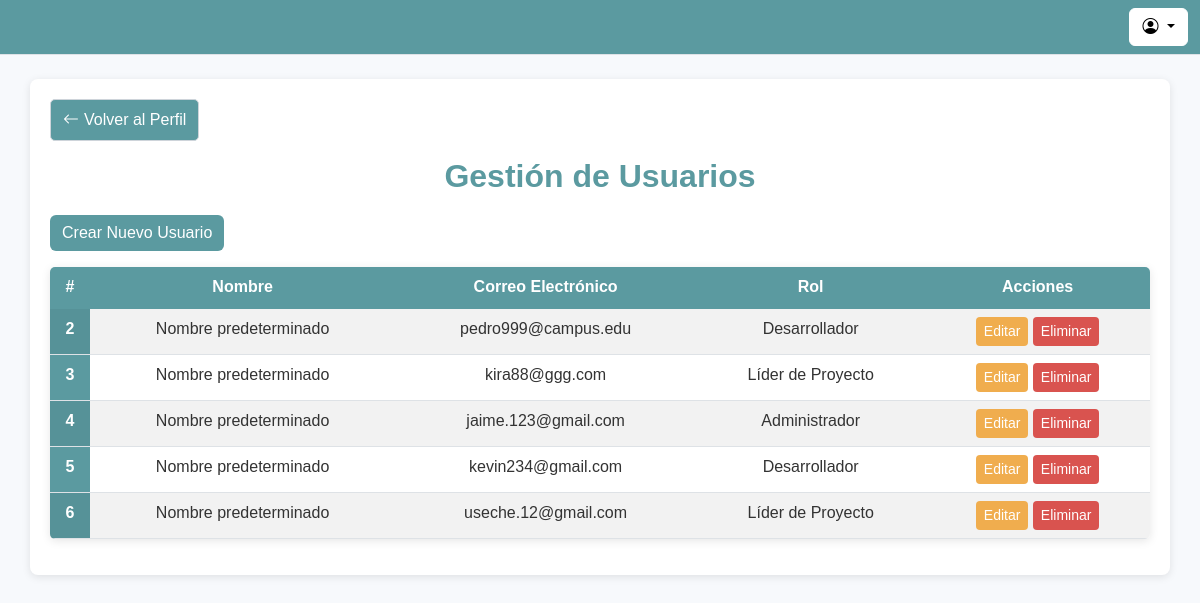
The page /gestion-usuarios/ on the database as committed earlier.
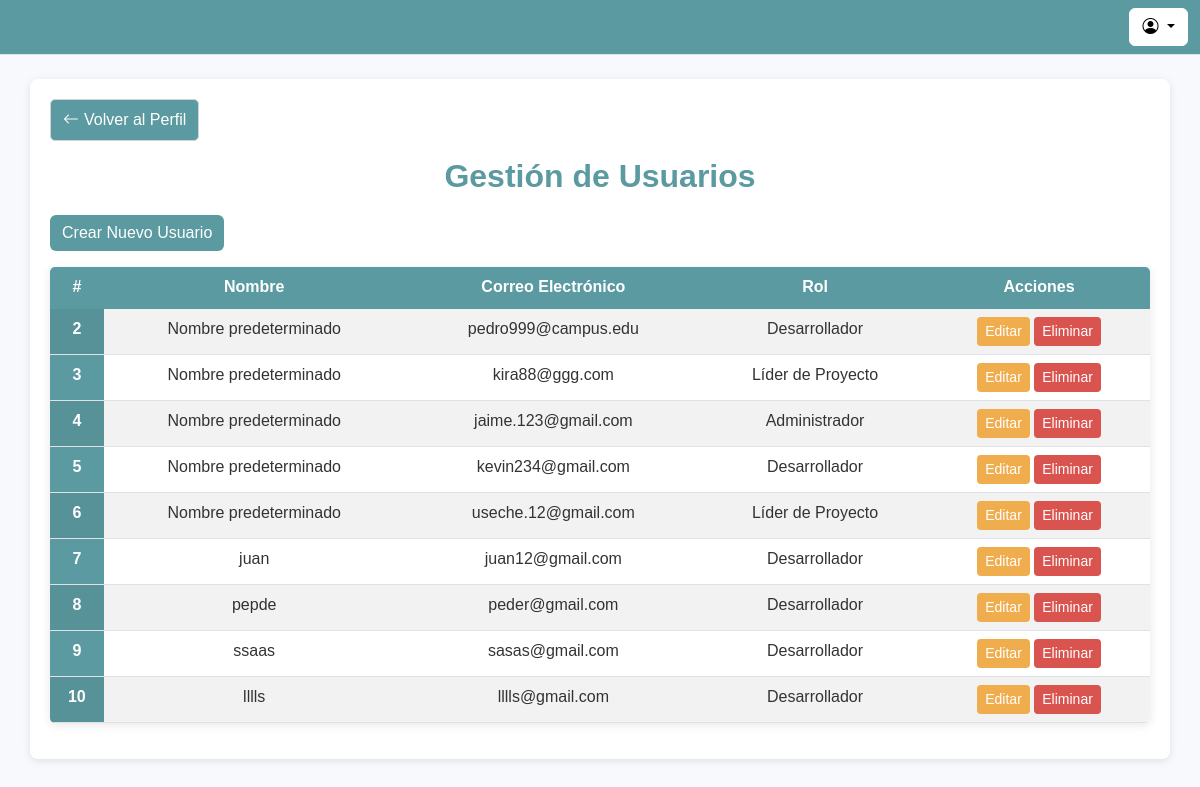
The same page on the database as committed later.
### project/models.py (models this page shows, shortened)
class Usuario(models.Model):
    ADMINISTRADOR = 'Administrador'
    LIDER_PROYECTO = 'Líder de Proyecto'
    DESARROLLADOR = 'Desarrollador'
    ROLES = [
        (ADMINISTRADOR, 'Administrador'),
        (LIDER_PROYECTO, 'Líder de Proyecto'),
        (DESARROLLADOR, 'Desarrollador'),
    ]
    id = models.AutoField(primary_key=True)
    nombre = models.CharField(max_length=100, default="Nombre predeterminado")
    correo_electronico = models.EmailField(unique=True)
    contrasena = models.CharField(max_length=255)
    rol = models.CharField(max_length=50, choices=ROLES, default=DESARROLLADOR)

### project/views.py (the view, shortened to what this page needs)
# urls.py: path('gestion-usuarios/', views.gestion_usuarios, name='gestion_usuarios'),
def gestion_usuarios(request):
    usuarios = Usuario.objects.all()
    return render(request, "gestion_usuarios.html", {"usuarios": usuarios})

### project/templates/gestion_usuarios.html (shortened to what this page needs)
{% load static %}
<!DOCTYPE html>
<html lang="es">
<head>
    <link href="https://cdn.jsdelivr.net/npm/bootstrap@5.3.3/dist/css/bootstrap.min.css" rel="stylesheet">
    <link href="https://cdn.jsdelivr.net/npm/bootstrap-icons/font/bootstrap-icons.css" rel="stylesheet">
    <link href="{% static 'css/gestion_usuarios.css' %}" rel="stylesheet">
</head>
<body>
    <nav class="navbar navbar-expand-lg navbar-light bg-light border-bottom">
        <div class="container-fluid">
            <div class="dropdown ms-auto">
                <button class="btn btn-secondary dropdown-toggle" type="button" id="perfilMenu" data-bs-toggle="dropdown" aria-expanded="false">
                    <i class="bi bi-person-circle"></i>
                </button>
            </div>
        </div>
    </nav>
    <div class="container mt-4">
        <a href=""
                class="flecha-regresar mb-3">
                <i class="bi bi-arrow-left"></i> Volver al Perfil
        </a>
        <h2 class="text-center">Gestión de Usuarios</h2>
        <button class="btn btn-primary mb-3" data-bs-toggle="modal" data-bs-target="#crearUsuarioModal">Crear Nuevo Usuario</button>
        <table class="table table-striped table-hover">
            <thead>
                <tr>
                    <th scope="col">#</th>
                    <th scope="col">Nombre</th>
                    <th scope="col">Correo Electrónico</th>
                    <th scope="col">Rol</th>
                    <th scope="col">Acciones</th>
                </tr>
            </thead>
            <tbody class="table-group-divider">
                {% for usuario in usuarios %}
                    <tr>
                        <th scope="row">{{ usuario.id }}</th>
                        <td>{{ usuario.nombre }}</td>
                        <td>{{ usuario.correo_electronico }}</td>
                        <td>{{ usuario.rol }}</td>
                        <td>
                            <button class="btn btn-warning btn-sm" data-bs-toggle="modal" data-bs-target="#editarUsuarioModal{{ usuario.id }}">Editar</button>
                            <a href="{% url 'eliminar_usuario' usuario.id %}" class="btn btn-danger btn-sm" onclick="return confirm('¿Estás seguro de que deseas eliminar este usuario?')">Eliminar</a>
                        </td>
                    </tr>
                {% endfor %}
            </tbody>
        </table>
    </div>
</body>
</html>

### project/static/css/gestion_usuarios.css (style rules this page uses)
body { background-color: #f7f9fc; font-family: 'Arial', sans-serif; }
.container { background-color: #ffffff; border-radius: 8px; padding: 20px; box-shadow: 0 2px 8px rgba(0, 0, 0, 0.1); }
.navbar { background-color: #5b9aa0 !important; }
button#perfilMenu { color: black !important;; background-color: #ffffff; border-color: #ffffff; }
h2 { color: #5b9aa0; font-weight: bold; margin-bottom: 20px; text-align: center; }
.table { background-color: white; border-radius: 5px; overflow: hidden; box-shadow: 0 2px 10px rgba(0, 0, 0, 0.1); }
.table th { background-color: #5b9aa0; color: white; text-align: center; }
.table td { text-align: center; color: #333; }
.table-group-divider { border-top: 2px solid #5b9aa0; }
.btn-primary { background-color: #5b9aa0; border: none; }
.btn-warning { background-color: #f0ad4e; border: none; color: white; }
.btn-danger { background-color: #d9534f; border: none; color: white; }
.flecha-regresar { display: inline-flex; align-items: center; background-color: #5b9aa0; border: 1px solid #ced4da; color: #ffffff; text-decoration: none; padding: 8px 12px; border-radius: 5px; transition: background-color 0.2s, color 0.2s; }
.flecha-regresar i { margin-right: 5px; }

Rows that differ between the two databases and show on the page:
added Usuario: id "7", nombre "juan", correo_electronico "juan12@gmail.com", rol "Desarrollador"
added Usuario: id "8", nombre "pepde", correo_electronico "peder@gmail.com", rol "Desarrollador"
added Usuario: id "9", nombre "ssaas", correo_electronico "sasas@gmail.com", rol "Desarrollador"
added Usuario: id "10", nombre "lllls", correo_electronico "lllls@gmail.com", rol "Desarrollador"
